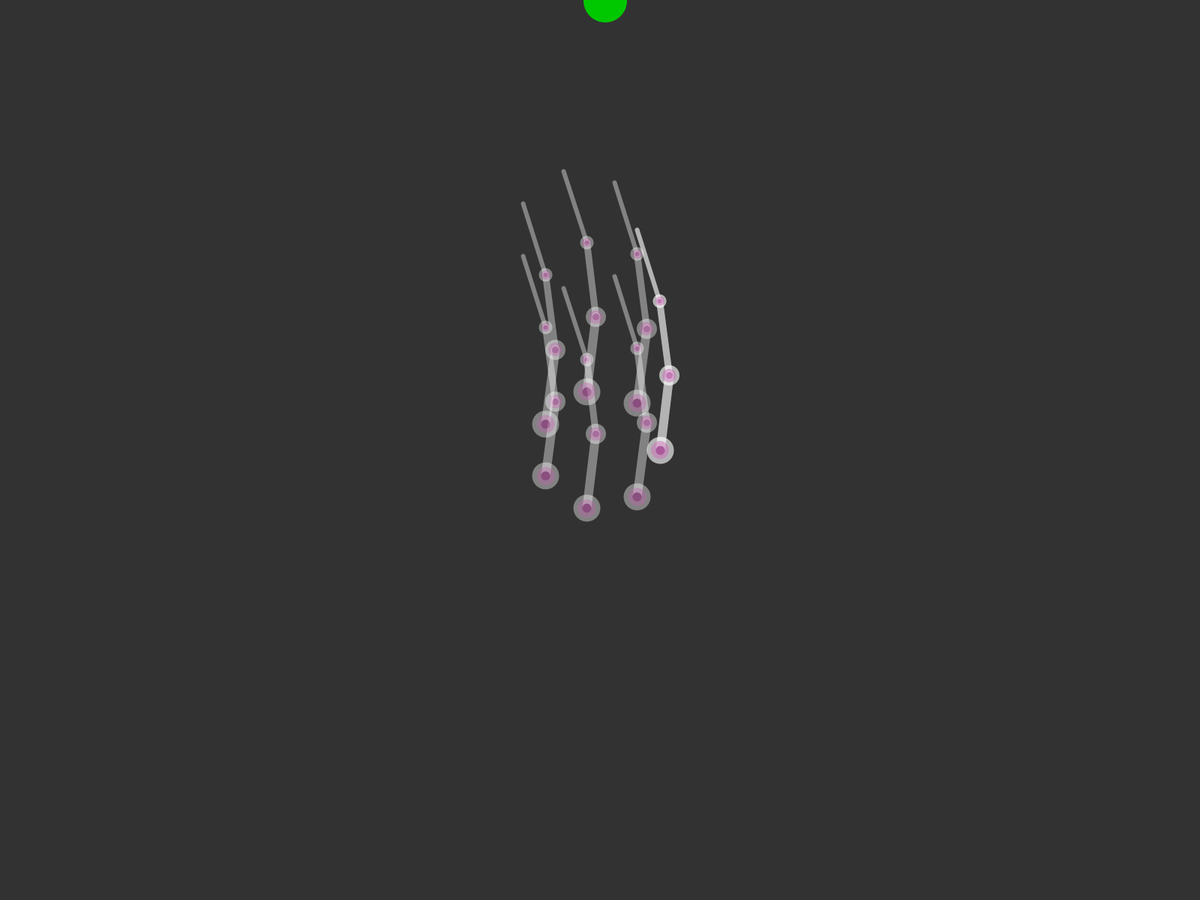
Frame 1 (no input)
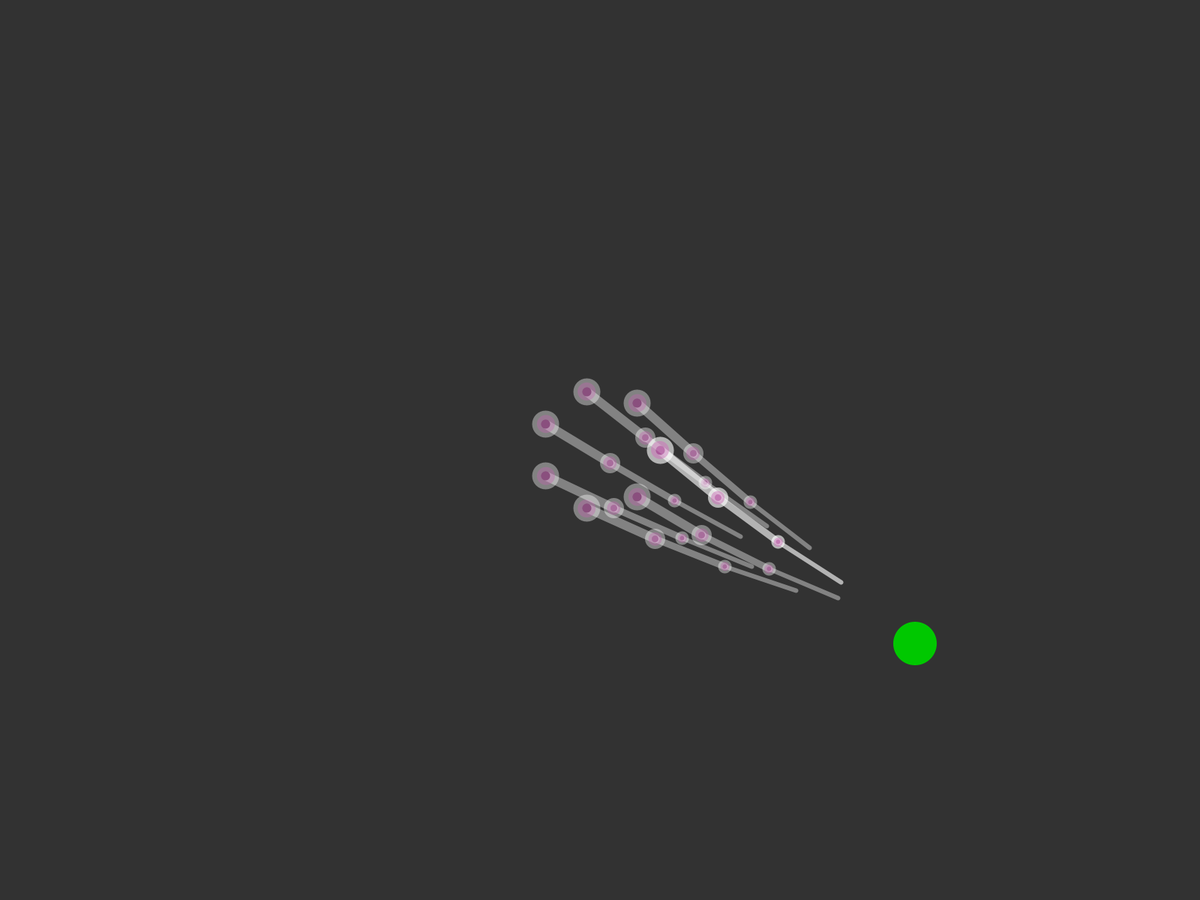
Frame 60 (the mouse pressed at the canvas centre just before this capture)
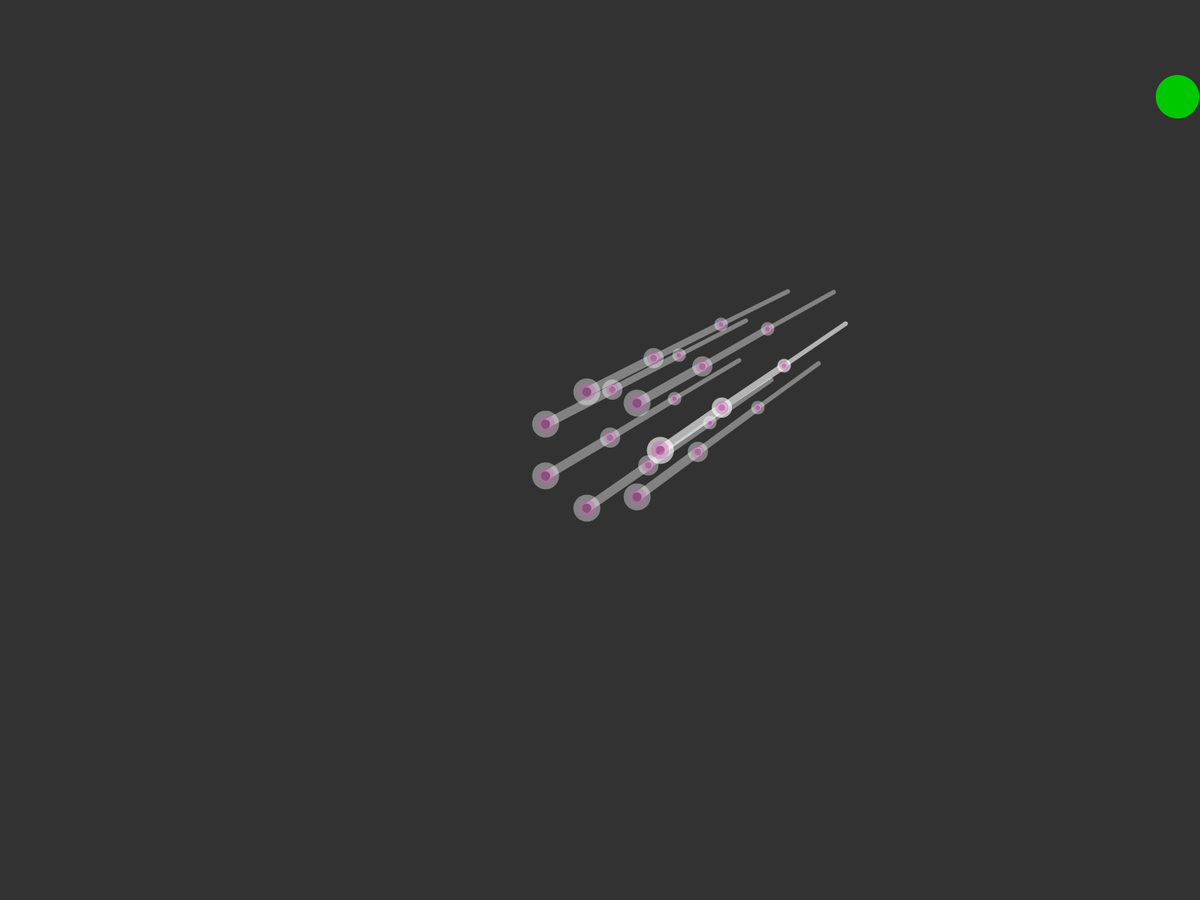
Frame 120 (the mouse held since frame 60 and released just before this capture)

The Processing sketch that drew these frames (run headless with seeded random() and noise(); from frame 60 on, the mouse is pressed at the canvas centre):

// Processing sketch: InverseKinematicsArray
// ── InverseKinematicsArray.pde
ArrayList<Tentacle> tentacles = new ArrayList<Tentacle>();
Ball ball;
float num = 7;
float size = 80;
void setup() {
  fullScreen();
  ball = new Ball(width/2, 0);
  float da = TWO_PI/num;
  for (float i = 0; i < TWO_PI; i += da) {
    float x = width/2 + size*cos(i);
    float y = height/2 + size*sin(i);
    Tentacle tentacle = new Tentacle(x, y);
    tentacles.add(tentacle);
  }
  
}

void draw() {
  background(50);
  ball.update();
  ball.show();
  
  for (Tentacle t: tentacles) {
     t.update();
     t.show();
  }
}
// ── Ball.pde
class Ball {
  PVector pos;
  PVector vel;
  PVector acc;

  Ball(float x, float y) {
    pos = new PVector(x, y);
    float d = 7;
    vel = new PVector(d, 0);
    float g = 0.9;
    acc = new PVector(0, g);
  }  

  void update() {
    vel.add(acc);
    pos.add(vel);
    if (pos.x < 0 || pos.x > width) {
      vel.x *= -1;
    }


    if (pos.y < 0 || pos.y > height) {
      vel.y *= -1;
    }
    if (pos.y > height) {
      pos.y = height;
    }
  }

  void show() {
    noStroke();
    fill(0, 200, 0);
    ellipse(pos.x, pos.y, 58, 58);
  }
}
// ── Segment.pde
class Segment {
  PVector a;
  PVector b = new PVector(0, 0);
  float len;
  float angle;
  int sw = 1;

  Segment(float x, float y, float len_, float angle_, int sw_) {
    a = new PVector(x, y);
    len = len_;
    angle = angle_;
    sw = sw_;
    calculateB();
  }

  Segment(Segment parent, float len_, float angle_, int sw_) {
    a = parent.b.get();
    len = len_;
    angle = angle_;
    sw = sw_;
    calculateB();
  }
  
  
  
  void follow(Segment child) {
     PVector target = child.a.get();
     follow(target.x, target.y);
  }

  void follow(float targetX, float targetY) {
    PVector target = new PVector(targetX, targetY);
    PVector dir = PVector.sub(target, a);
    angle = dir.heading();
    
    dir.setMag(len);
    dir.mult(-1);
    a = PVector.add(target, dir);
    
    calculateB();
  }
  
  void attachToParent(Segment parent) {
    PVector base = parent.b.get();
    setBase(base);
  }
  
  void setBase(PVector base) {
     a.set(base);
     calculateB();
  }

  void calculateB() {
    float dx = len * cos(angle);
    float dy = len * sin(angle);
    b.set(a.x + dx, a.y + dy);
  }

  void show() {
    stroke(255, 100);
    strokeWeight(sw);
    line(a.x, a.y, b.x, b.y);
    fill(150, 0, 120, 100);
    ellipse(a.x, a.y, sw * 2, sw * 2);
  }
}
// ── Tentacle.pde
class Tentacle {
  Segment[] segments = new Segment[3]; 
  PVector base;
  float len = 100;

  Tentacle(float x, float y) {
    base = new PVector(x, y);
    int sw = 12;
    segments[0] = new Segment(width/2, height/2, len, 0, sw);  

    for (int i = 1; i < segments.length; i++) {
      sw = 12 - i * 3;
      segments[i] = new Segment(segments[i-1], len, 0, sw);
    }
  }

  void update() {
    int total = segments.length;
    Segment end = segments[total-1];
    float targetX = ball.pos.x;
    float targetY = ball.pos.y;
    end.follow(targetX, targetY);
    for (int i = total-2; i >=0; i--) {
      segments[i].follow(segments[i+1]);  
    }
    
    Segment start = segments[0];
    start.setBase(base);
    for (int i = 1; i < total; i++) {
       segments[i].attachToParent(segments[i-1]); 
    }
    
    
  }

  void show() {
    for (Segment s : segments) {
      s.show();
    }
  }
  
}
